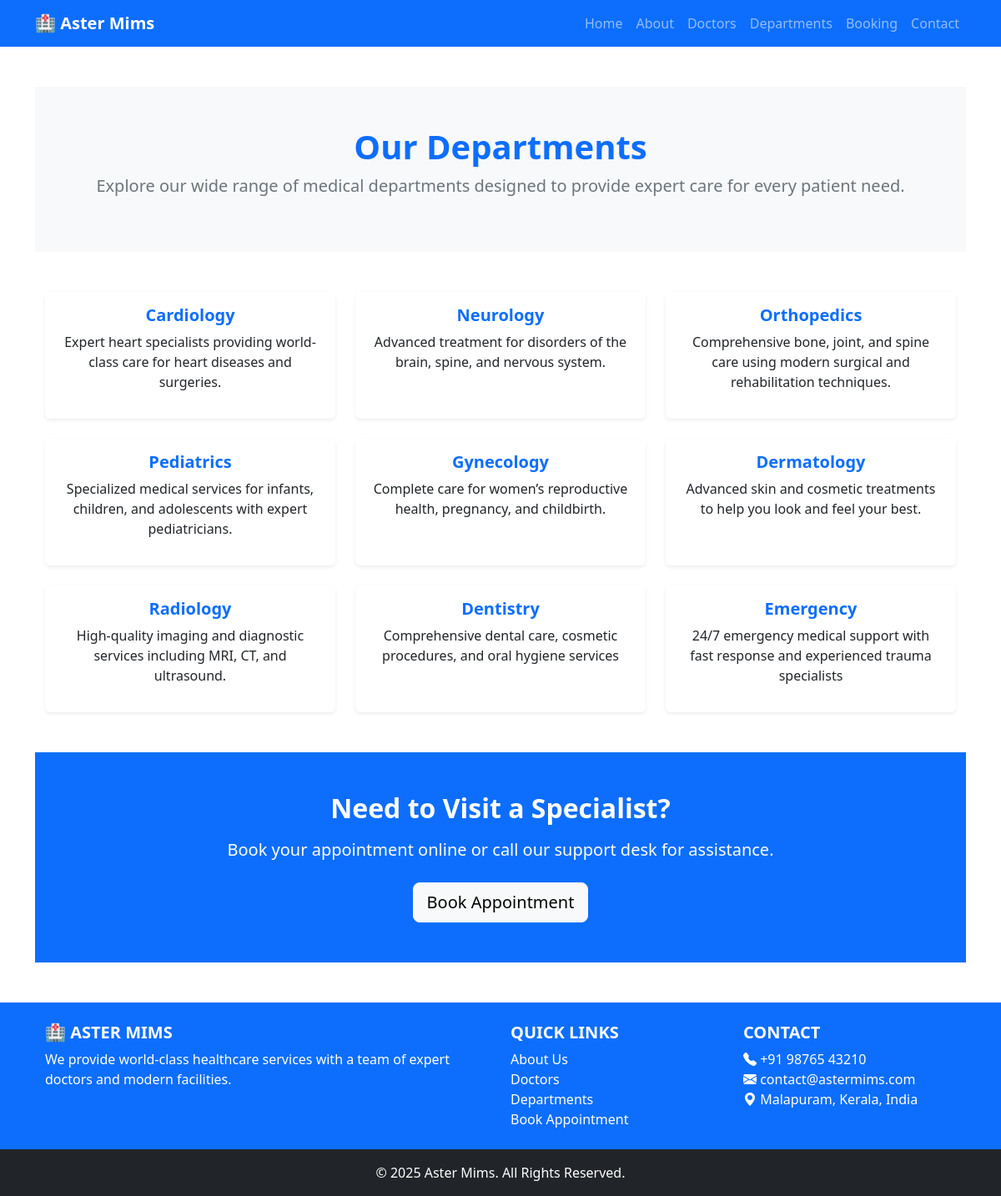
Page /department/ on the committed database.
### home/models.py (models this page shows, shortened)
class department(models.Model):
    dep_name=models.CharField(max_length=100)
    dep_discription=models.TextField()

### home/views.py (the view)
# urls.py: path('department/', views.departments,name='departments'),
def departments(request):
    dict_dept ={
        'dept': department.objects.all()
    }
    return render(request, "department.html", dict_dept)

### templates/department.html (shortened to what this page needs)
{% extends "base.html" %}
{% block content %}
<section class="py-5 bg-light text-center">
  <div class="container">
    <h1 class="fw-bold text-primary">Our Departments</h1>
    <p class="lead text-secondary">
      Explore our wide range of medical departments designed to provide expert care for every patient need.
    </p>
  </div>
</section>
<section class="py-5">
  <div class="container">
    <div class="row g-4">
      {% for d in dept %}
      <div class="col-md-4">
        <div class="card h-100 shadow-sm border-0 text-center">
          <div class="card-body">
            <h5 class="card-title fw-bold text-primary">{{ d.dep_name }}</h5>
            <p>{{ d.dep_discription }}</p>
          </div>
        </div>
      </div>
      {% endfor %}
    </div>
  </div>
</section>
<section class="py-5 bg-primary text-white text-center">
  <div class="container">
    <h2 class="fw-bold mb-3">Need to Visit a Specialist?</h2>
    <p class="lead mb-4">Book your appointment online or call our support desk for assistance.</p>
    <a href="{% url 'booking' %}" class="btn btn-light btn-lg">Book Appointment</a>
  </div>
</section>
{% endblock %}

### rows in the picture
department: dep_name "Cardiology", dep_discription "Expert heart specialists providing world-class care for heart diseases and surgeries."
department: dep_name "Neurology", dep_discription "Advanced treatment for disorders of the brain, spine, and nervous system."
department: dep_name "Orthopedics", dep_discription "Comprehensive bone, joint, and spine care using modern surgical and rehabilitation techniques."
department: dep_name "Pediatrics", dep_discription "Specialized medical services for infants, children, and adolescents with expert pediatricians."
department: dep_name "Gynecology", dep_discription "Complete care for women’s reproductive health, pregnancy, and childbirth."
department: dep_name "Dermatology", dep_discription "Advanced skin and cosmetic treatments to help you look and feel your best."
department: dep_name "Radiology", dep_discription "High-quality imaging and diagnostic services including MRI, CT, and ultrasound."
department: dep_name "Dentistry", dep_discription "Comprehensive dental care, cosmetic procedures, and oral hygiene services"
department: dep_name "Emergency", dep_discription "24/7 emergency medical support with fast response and experienced trauma specialists"
